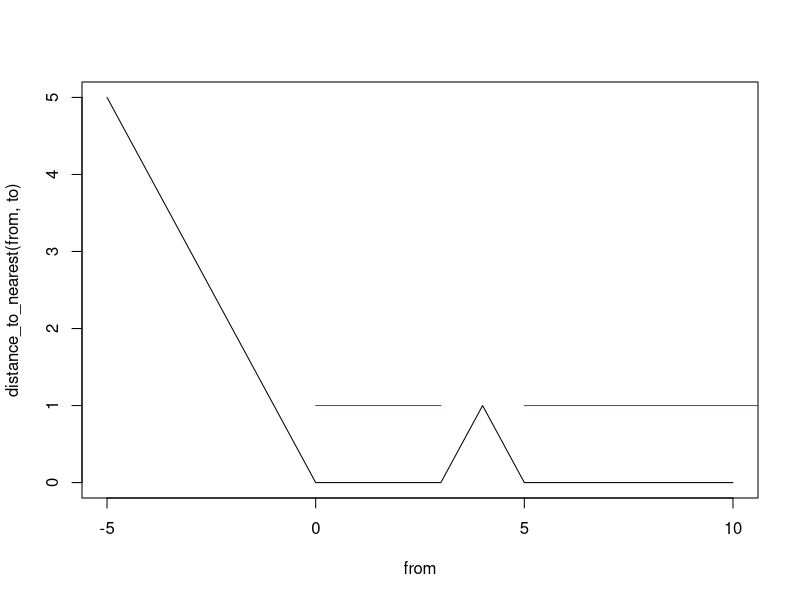

Generate this figure with R:
library(intervals)


### Name: distance_to_nearest
### Title: Compute distance to nearest position in a set of intervals
### Aliases: distance_to_nearest
###   distance_to_nearest,Intervals_virtual_or_numeric,Intervals_virtual_or_numeric-method

### ** Examples

# Point to interval

to <- Intervals( c(0,5,3,Inf) )
from <- -5:10
plot( from, distance_to_nearest( from, to ), type = "l" ) 
segments( to[,1], 1, pmin(to[,2], par("usr")[2]), 1, col = "red" )

# Interval to interval

from <- Intervals( c(-Inf,-Inf,3.5,-1,1,4) )
distance_to_nearest( from, to )
